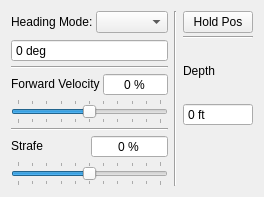
        <widget class="QWidget" name="rcTab">
         <attribute name="title">
          <string>RC</string>
         </attribute>
         <layout class="QHBoxLayout" name="horizontalLayout">
          <item>
           <layout class="QVBoxLayout" name="desiredHeadingSpeedVerticalLayout">
            <property name="spacing">
             <number>3</number>
            </property>
            <item>
             <layout class="QHBoxLayout" name="horizontalLayout_13">
              <property name="topMargin">
               <number>0</number>
              </property>
              <item>
               <widget class="QLabel" name="desiredHeadingLabel">
                <property name="sizePolicy">
                 <sizepolicy hsizetype="Expanding" vsizetype="Fixed">
                  <horstretch>0</horstretch>
                  <verstretch>0</verstretch>
                 </sizepolicy>
                </property>
                <property name="text">
                 <string>Heading</string>
                </property>
                <property name="buddy">
                 <cstring>desiredHeadingDial</cstring>
                </property>
               </widget>
              </item>
              <item>
               <widget class="QLabel" name="label_70">
                <property name="text">
                 <string>Mode:</string>
                </property>
               </widget>
              </item>
              <item>
               <widget class="QComboBox" name="comboBox"/>
              </item>
             </layout>
            </item>
            <item>
             <layout class="QHBoxLayout" name="horizontalLayout_17">
              <item>
               <widget class="QwtCompass" name="desiredHeadingDial" native="true">
                <property name="sizePolicy">
                 <sizepolicy hsizetype="Expanding" vsizetype="Expanding">
                  <horstretch>0</horstretch>
                  <verstretch>0</verstretch>
                 </sizepolicy>
                </property>
                <property name="mass" stdset="0">
                 <double>0.000000000000000</double>
                </property>
                <property name="lineWidth" stdset="0">
                 <number>4</number>
                </property>
               </widget>
              </item>
             </layout>
            </item>
            <item>
             <widget class="QDoubleSpinBox" name="desiredHeadingSpinBox">
              <property name="wrapping">
               <bool>true</bool>
              </property>
              <property name="buttonSymbols">
               <enum>QAbstractSpinBox::NoButtons</enum>
              </property>
              <property name="suffix">
               <string> deg</string>
              </property>
              <property name="decimals">
               <number>0</number>
              </property>
              <property name="maximum">
               <double>360.000000000000000</double>
              </property>
             </widget>
            </item>
            <item>
             <widget class="Line" name="line_6">
              <property name="minimumSize">
               <size>
                <width>0</width>
                <height>5</height>
               </size>
              </property>
              <property name="lineWidth">
               <number>1</number>
              </property>
              <property name="orientation">
               <enum>Qt::Horizontal</enum>
              </property>
             </widget>
            </item>
            <item>
             <layout class="QHBoxLayout" name="horizontalLayout_2">
              <property name="sizeConstraint">
               <enum>QLayout::SetNoConstraint</enum>
              </property>
              <item>
               <widget class="QLabel" name="desiredSpeedLabel">
                <property name="sizePolicy">
                 <sizepolicy hsizetype="Preferred" vsizetype="Fixed">
                  <horstretch>0</horstretch>
                  <verstretch>0</verstretch>
                 </sizepolicy>
                </property>
                <property name="text">
                 <string>Forward Velocity</string>
                </property>
                <property name="buddy">
                 <cstring>desiredSpeedSlider</cstring>
                </property>
               </widget>
              </item>
              <item>
               <widget class="QSpinBox" name="desiredSpeedSpinBox">
                <property name="autoFillBackground">
                 <bool>false</bool>
                </property>
                <property name="wrapping">
                 <bool>false</bool>
                </property>
                <property name="frame">
                 <bool>true</bool>
                </property>
                <property name="alignment">
                 <set>Qt::AlignCenter</set>
                </property>
                <property name="buttonSymbols">
                 <enum>QAbstractSpinBox::NoButtons</enum>
                </property>
                <property name="suffix">
                 <string> %</string>
                </property>
                <property name="minimum">
                 <number>-100</number>
                </property>
                <property name="maximum">
                 <number>100</number>
                </property>
                <property name="singleStep">
                 <number>5</number>
                </property>
               </widget>
              </item>
             </layout>
            </item>
            <item>
             <widget class="QSlider" name="desiredSpeedSlider">
              <property name="sizePolicy">
               <sizepolicy hsizetype="MinimumExpanding" vsizetype="Fixed">
                <horstretch>0</horstretch>
                <verstretch>0</verstretch>
               </sizepolicy>
              </property>
              <property name="cursor">
               <cursorShape>SizeHorCursor</cursorShape>
              </property>
              <property name="toolTip">
               <string>Go Faster!</string>
              </property>
              <property name="minimum">
               <number>-100</number>
              </property>
              <property name="maximum">
               <number>100</number>
              </property>
              <property name="singleStep">
               <number>10</number>
              </property>
              <property name="pageStep">
               <number>20</number>
              </property>
              <property name="tracking">
               <bool>false</bool>
              </property>
              <property name="orientation">
               <enum>Qt::Horizontal</enum>
              </property>
              <property name="invertedAppearance">
               <bool>false</bool>
              </property>
              <property name="tickPosition">
               <enum>QSlider::TicksBothSides</enum>
              </property>
              <property name="tickInterval">
               <number>20</number>
              </property>
             </widget>
            </item>
            <item>
             <widget class="Line" name="line_7">
              <property name="minimumSize">
               <size>
                <width>0</width>
                <height>5</height>
               </size>
              </property>
              <property name="lineWidth">
               <number>1</number>
              </property>
              <property name="orientation">
               <enum>Qt::Horizontal</enum>
              </property>
             </widget>
            </item>
            <item>
             <layout class="QHBoxLayout" name="horizontalLayout_14">
              <property name="spacing">
               <number>3</number>
              </property>
              <item>
               <widget class="QLabel" name="label_28">
                <property name="sizePolicy">
                 <sizepolicy hsizetype="Preferred" vsizetype="Fixed">
                  <horstretch>0</horstretch>
                  <verstretch>0</verstretch>
                 </sizepolicy>
                </property>
                <property name="text">
                 <string>Strafe</string>
                </property>
                <property name="buddy">
                 <cstring>desiredStrafeSlider</cstring>
                </property>
               </widget>
              </item>
              <item>
               <widget class="QSpinBox" name="desiredStrafeSpinBox">
                <property name="wrapping">
                 <bool>false</bool>
                </property>
                <property name="frame">
                 <bool>true</bool>
                </property>
                <property name="alignment">
                 <set>Qt::AlignCenter</set>
                </property>
                <property name="buttonSymbols">
                 <enum>QAbstractSpinBox::NoButtons</enum>
                </property>
                <property name="suffix">
                 <string> %</string>
                </property>
                <property name="minimum">
                 <number>-100</number>
                </property>
                <property name="maximum">
                 <number>100</number>
                </property>
                <property name="singleStep">
                 <number>5</number>
                </property>
               </widget>
              </item>
             </layout>
            </item>
            <item>
             <widget class="QSlider" name="desiredStrafeSlider">
              <property name="minimum">
               <number>-100</number>
              </property>
              <property name="maximum">
               <number>100</number>
              </property>
              <property name="singleStep">
               <number>10</number>
              </property>
              <property name="pageStep">
               <number>20</number>
              </property>
              <property name="tracking">
               <bool>false</bool>
              </property>
              <property name="orientation">
               <enum>Qt::Horizontal</enum>
              </property>
              <property name="tickPosition">
               <enum>QSlider::TicksBothSides</enum>
              </property>
              <property name="tickInterval">
               <number>20</number>
              </property>
             </widget>
            </item>
           </layout>
          </item>
          <item>
           <widget class="Line" name="line_9">
            <property name="orientation">
             <enum>Qt::Vertical</enum>
            </property>
           </widget>
          </item>
          <item>
           <layout class="QVBoxLayout" name="desiredDepthVerticalLayout">
            <property name="spacing">
             <number>3</number>
            </property>
            <item>
             <widget class="QPushButton" name="setAllZeroButton">
              <property name="sizePolicy">
               <sizepolicy hsizetype="Expanding" vsizetype="Fixed">
                <horstretch>0</horstretch>
                <verstretch>0</verstretch>
               </sizepolicy>
              </property>
              <property name="minimumSize">
               <size>
                <width>0</width>
                <height>0</height>
               </size>
              </property>
              <property name="maximumSize">
               <size>
                <width>70</width>
                <height>16777215</height>
               </size>
              </property>
              <property name="text">
               <string>Hold Pos</string>
              </property>
             </widget>
            </item>
            <item>
             <widget class="Line" name="line_12">
              <property name="sizePolicy">
               <sizepolicy hsizetype="Minimum" vsizetype="Fixed">
                <horstretch>0</horstretch>
                <verstretch>0</verstretch>
               </sizepolicy>
              </property>
              <property name="minimumSize">
               <size>
                <width>50</width>
                <height>0</height>
               </size>
              </property>
              <property name="lineWidth">
               <number>1</number>
              </property>
              <property name="orientation">
               <enum>Qt::Horizontal</enum>
              </property>
             </widget>
            </item>
            <item>
             <widget class="QLabel" name="desiredDepthLabel">
              <property name="maximumSize">
               <size>
                <width>65</width>
                <height>16777215</height>
               </size>
              </property>
              <property name="text">
               <string>Depth</string>
              </property>
             </widget>
            </item>
            <item>
             <widget class="QDoubleSpinBox" name="desiredDepthSpinBox">
              <property name="buttonSymbols">
               <enum>QAbstractSpinBox::NoButtons</enum>
              </property>
              <property name="suffix">
               <string> ft</string>
              </property>
              <property name="decimals">
               <number>0</number>
              </property>
              <property name="minimum">
               <double>-5.000000000000000</double>
              </property>
              <property name="maximum">
               <double>18.000000000000000</double>
              </property>
             </widget>
            </item>
            <item>
             <widget class="QwtSlider" name="desiredDepthSlider" native="true">
              <property name="thumbLength" stdset="0">
               <number>20</number>
              </property>
              <property name="thumbWidth" stdset="0">
               <number>16</number>
              </property>
              <property name="borderWidth" stdset="0">
               <number>2</number>
              </property>
             </widget>
            </item>
           </layout>
          </item>
         </layout>
        </widget>
